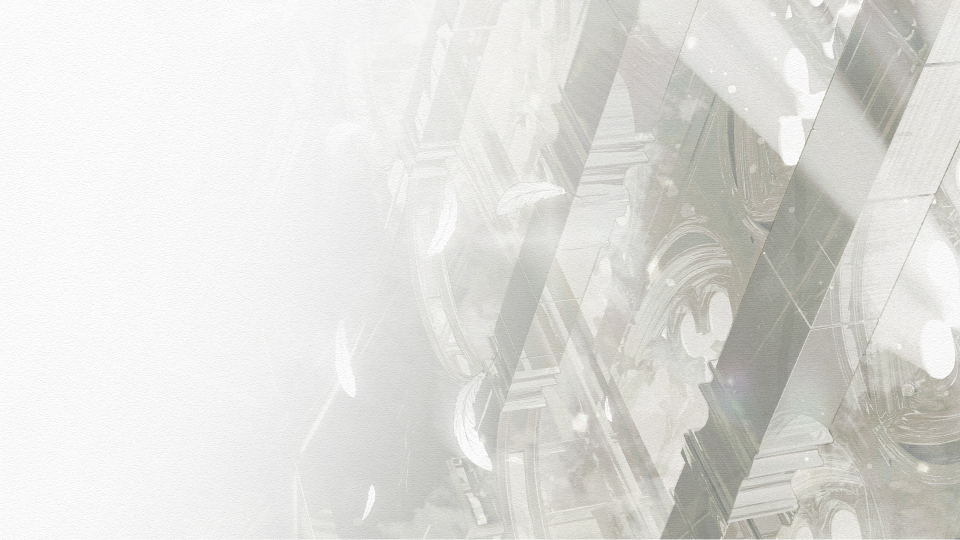
#> input picture YenHoiMaNuCuocHenTranThe/assets/Backdrop (1).jpg, 1920 x 1080 px (shown at 1/2 size); its folder holds only this picture in this run
$ python build-photo-library.py
#> lines starting #> are read from the running program, lines starting #| are printed output that depends on the picture
#!/usr/bin/env python3
"""Refresh the phone's static photo library after adding artwork to assets/."""
import hashlib
import io
import json
import re
import subprocess
import xml.etree.ElementTree as ET
from pathlib import Path
from urllib.parse import quote

from PIL import Image, ImageOps

ROOT = Path(__file__).resolve().parents[1]
ASSETS = ROOT / 'assets'
OUTPUT = ROOT / 'photos'
EXTENSIONS = {'.webp', '.png', '.jpg', '.jpeg', '.svg', '.ico', '.gif', '.avif'}
PRIORITY = ['Banner 16x9.webp', 'Banner 9x19.5.webp', 'Backdrop (1).webp',
            'madokafinal.webp', 'madoka standee.webp', 'madoka standee2.webp']
SVG = '{http://www.w3.org/2000/svg}'


def load_svg(path):
    tree = ET.fromstring(path.read_bytes())
    symbols = tree.findall(f'{SVG}symbol')
    if symbols:
        # A symbol sheet has no visible root canvas. Show its symbols together.
        tree.set('width', '512')
        tree.set('height', str(((len(symbols) + 3) // 4) * 128))
        tree.set('viewBox', f'0 0 512 {((len(symbols) + 3) // 4) * 128}')
        for i, symbol in enumerate(symbols):
            icon = ET.SubElement(tree, f'{SVG}svg', {
                'x': str(i % 4 * 128 + 16), 'y': str(i // 4 * 128 + 16),
                'width': '96', 'height': '96', 'viewBox': symbol.get('viewBox', '0 0 60 60'),
            })
            ET.SubElement(icon, f'{SVG}use', {'href': '#' + symbol.get('id')})
        svg = ET.tostring(tree)
    else:
        svg = path.read_bytes()
    rendered = subprocess.run(
        ['rsvg-convert', '--unlimited', '--keep-aspect-ratio', '--width', '1600', '--height', '1600'],
        input=svg, capture_output=True, check=True,
    )
    return Image.open(io.BytesIO(rendered.stdout)).convert('RGBA')


def source_size(path, image):
    if path.suffix.lower() != '.svg':
        return image.size
    tree = ET.fromstring(path.read_bytes())
    try:
        return tuple(int(float(tree.get(key))) for key in ('width', 'height'))
    except (TypeError, ValueError):
        return image.size


def photo_group(path):
    if path.parent.name == 'favicon_io':
        return 'marks'
    if path.parent.name == 'credits':
        return 'people'
    if path.parent.name == 'ios7' or path.suffix.lower() == '.svg':
        return 'phone'
    return 'event'


def sort_key(path):
    if path.parent == ASSETS and path.name in PRIORITY:
        return (0, PRIORITY.index(path.name), '')
    group = {'event': 1, 'people': 2, 'phone': 3, 'marks': 4}[photo_group(path)]
    return (group, 0, str(path.relative_to(ASSETS)).casefold())


def main():
    (OUTPUT / 'thumbs').mkdir(parents=True, exist_ok=True)
    (OUTPUT / 'previews').mkdir(parents=True, exist_ok=True)
    files = sorted((p for p in ASSETS.rglob('*') if p.is_file()
                    and p.suffix.lower() in EXTENSIONS), key=sort_key)
    entries = []
    for path in files:
        relative = path.relative_to(ROOT).as_posix()
        digest = hashlib.sha256(path.read_bytes()).hexdigest()[:12]
        identifier = hashlib.sha256(relative.encode()).hexdigest()[:12]
        stem = f'{identifier}-{digest}'
        thumb_path = OUTPUT / 'thumbs' / f'{stem}.webp'
        preview_path = OUTPUT / 'previews' / f'{stem}.webp'
        image = load_svg(path) if path.suffix.lower() == '.svg' else Image.open(path).convert('RGBA')
        image = ImageOps.exif_transpose(image)
        width, height = source_size(path, image)
#> width = 1920; height = 1080
        transparent = image.getextrema()[3][0] < 255
#> transparent = False

        thumbnail = Image.new('RGBA', (180, 180))
#> thumbnail: PIL image 180x180 RGBA; every value is 0
        reduced = ImageOps.contain(image, (180, 180), Image.Resampling.LANCZOS)
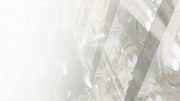
#> reduced: PIL image 180x101 RGBA; mean R, G, B, A 222.6, 222.3, 218.8, 255
        thumbnail.alpha_composite(reduced, ((180 - reduced.width) // 2, (180 - reduced.height) // 2))
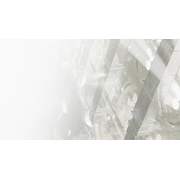
#> thumbnail: PIL image 180x180 RGBA; mean R, G, B, A 124.9, 124.8, 122.8, 143.1; transparent parts drawn white
        if not thumb_path.exists():
            thumbnail.save(thumb_path, 'WEBP', quality=80, method=6)
        image.thumbnail((1600, 1600), Image.Resampling.LANCZOS)
#> image: PIL image 1600x900 RGBA
        if not preview_path.exists():
            image.save(preview_path, 'WEBP', quality=87, method=6)
        entries.append({
            'id': identifier, 'name': path.name, 'group': photo_group(path),
            'source': quote(relative, safe='/'),
            'thumb': thumb_path.relative_to(ROOT).as_posix(),
            'preview': preview_path.relative_to(ROOT).as_posix(),
            'width': width, 'height': height, 'transparent': transparent,
            'light': not bool(re.search(r'white', path.name, re.I)),
        })
    (OUTPUT / 'library.json').write_text(json.dumps(entries, ensure_ascii=False, indent=2) + '\n')
    print(f'{len(entries)} photos; thumbnails {sum(p.stat().st_size for p in (OUTPUT / "thumbs").glob("*.webp")):,} bytes')
#| 1 photos; thumbnails 0 bytes


if __name__ == '__main__':
    main()
